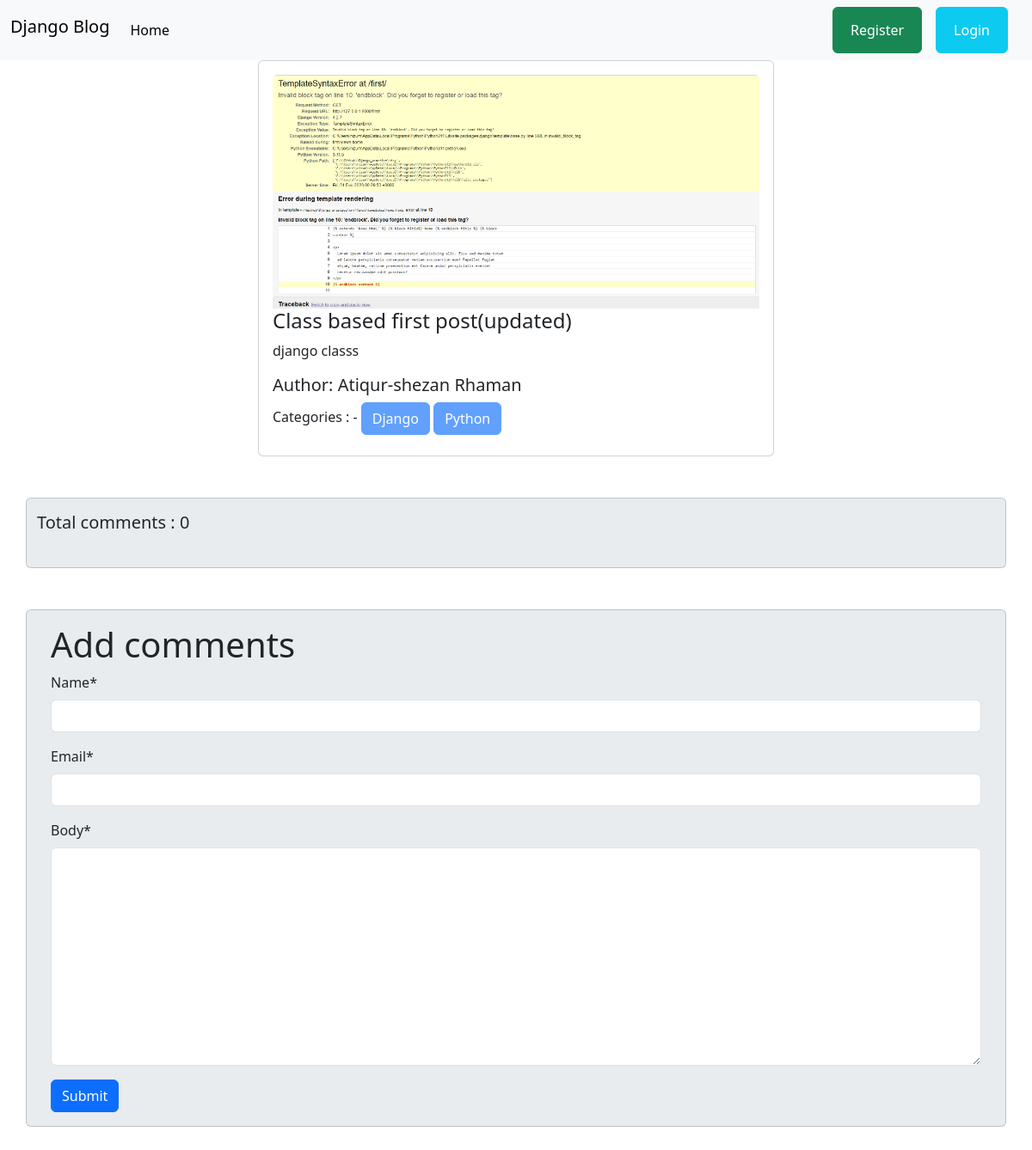
/post/details/6/, run on an earlier commit of the app's database.
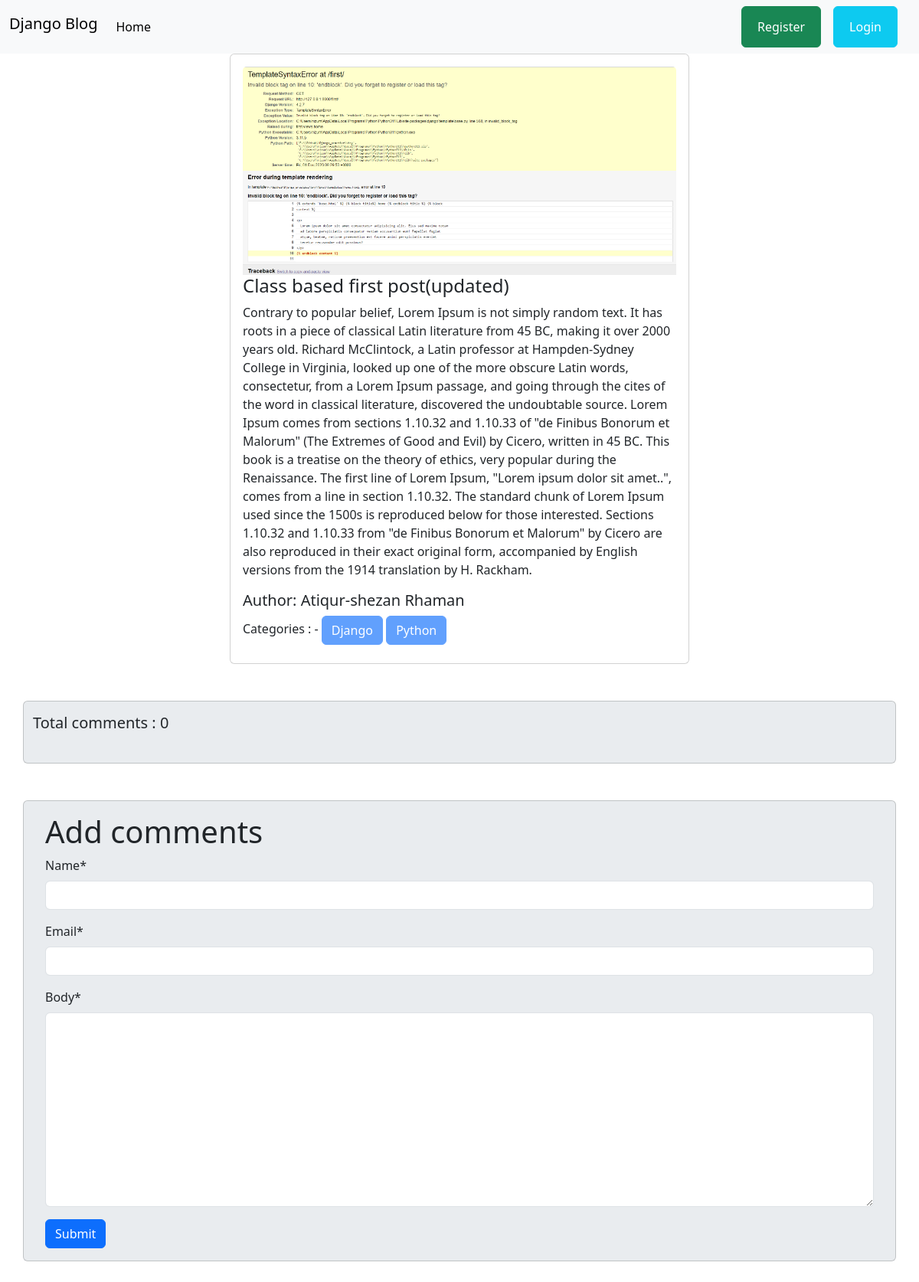
And on a later commit of the database.
### posts/models.py (models this page shows, shortened)
class Post(models.Model):
    title = models.CharField(max_length=50)
    content = models.TextField()
    category = models.ManyToManyField(Category)
    author = models.ForeignKey(User, on_delete=models.CASCADE)
    image = models.ImageField(upload_to='posts/media/uploads/', blank=True, null=True)

### posts/views.py (the view, shortened to what this page needs)
# urls.py: path('details/<int:pk>/', views.post_details_view.as_view(), name='details_post'),
class post_details_view(DetailView):
    model  = models.Post
    template_name = 'post_details.html'
    def get_context_data(self, **kwargs: Any):
        context = super().get_context_data(**kwargs)
        post = self.object # post model ar object ekhan a store korlam
        comments = post.comments.all()
        comment_form = forms.CommentForm()
        context['comments'] = comments
        context['comment_form'] = comment_form
        return context

### posts/forms.py
class CommentForm(forms.ModelForm):
    class Meta:
        model = Comment
        fields = ['name', 'email', 'body']

### posts/templates/post_details.html (shortened to what this page needs)
{% extends "base.html" %}
{% load crispy_forms_tags %}
{% block content %}
<div style="width: 50%; margin: auto">
    <div class="col-sm-12 mb-6 mb-sm-4">
        <div class="card">
            <div class="card-body">
                <img src="{{post.image.url}}" class="card-img-top" alt="user image">
                <h4 class="card-title">{{post.title}}</h4>
                <p class="card-text">{{post.content}}</p>
                <h5 class="card-title">Author: {{post.author.first_name}} {{post.author.last_name}}</h5>
                <div class="mb-2">
                    Categories : -
                    {% for j in post.category.all %}
                    <button class="btn btn-primary" disabled>{{j.name}}</button>
                    {% endfor %}
                </div>
            </div>
        </div>
    </div>
</div>
<div class="card container mt-5 mb-5 pt-3 bg-body-secondary">
    <h5>Total comments : {{comments | length}}</h5>
    <div class="card-body">
    </div>
  </div>
<div class="card container mt-5 mb-5 bg-body-secondary">
    <div class="card-body">
      <h1>Add comments</h1>
      <form method="post">
          {{comment_form | crispy}}
          <button type="submit" class="btn btn-primary">Submit</button>
      </form>
    </div>
  </div>
{% endblock content %}

What changed in the data, as far as the page shows it:
changed Post "Class based first post(updated)": content "django classs" → "Contrary to popular belief, Lorem Ipsum is not simply random text. It has roots in a piece of classical Latin literature from 45 BC, making it over 2000 years old. Richard McClintock, a Latin professor at Hampden-Sydney College in Virginia, looked up one of the more obscure Latin words, consectetur, from a Lorem Ipsum passage, and going through the cites of the word in classical literature, discovered the undoubtable source. Lorem Ipsum comes from sections 1.10.32 and 1.10.33 of \"de Finibus Bonorum et Malorum\" (The Extremes of Good and Evil) by Cicero, written in 45 BC. This book is a treatise on the theory of ethics, very popular during the Renaissance. The first line of Lorem Ipsum,…"
